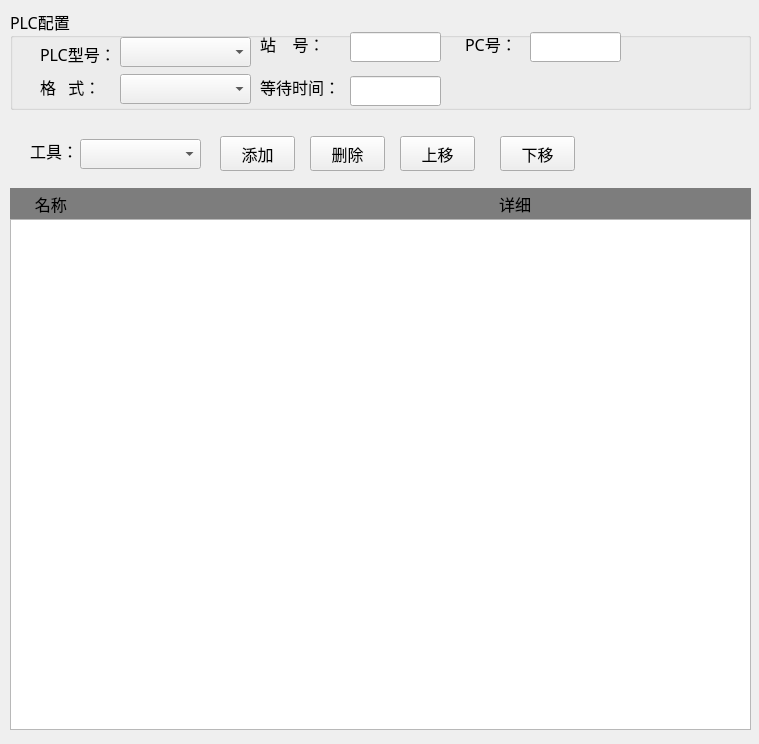
<?xml version="1.0" encoding="UTF-8"?>
<ui version="4.0">
 <class>MitFxPlcWidget</class>
 <widget class="QWidget" name="MitFxPlcWidget">
  <property name="geometry">
   <rect>
    <x>0</x>
    <y>0</y>
    <width>759</width>
    <height>744</height>
   </rect>
  </property>
  <property name="font">
   <font>
    <family>微软雅黑</family>
    <pointsize>12</pointsize>
   </font>
  </property>
  <property name="windowTitle">
   <string>Form</string>
  </property>
  <widget class="QGroupBox" name="groupBox">
   <property name="geometry">
    <rect>
     <x>10</x>
     <y>9</y>
     <width>741</width>
     <height>101</height>
    </rect>
   </property>
   <property name="title">
    <string>PLC配置</string>
   </property>
   <widget class="QComboBox" name="comboBox_form">
    <property name="geometry">
     <rect>
      <x>110</x>
      <y>65</y>
      <width>131</width>
      <height>30</height>
     </rect>
    </property>
   </widget>
   <widget class="QLineEdit" name="lineEdit_station_number">
    <property name="geometry">
     <rect>
      <x>340</x>
      <y>23</y>
      <width>91</width>
      <height>30</height>
     </rect>
    </property>
   </widget>
   <widget class="QLabel" name="label_2">
    <property name="geometry">
     <rect>
      <x>250</x>
      <y>25</y>
      <width>81</width>
      <height>20</height>
     </rect>
    </property>
    <property name="text">
     <string>站    号：</string>
    </property>
   </widget>
   <widget class="QLabel" name="label_5">
    <property name="geometry">
     <rect>
      <x>250</x>
      <y>68</y>
      <width>81</width>
      <height>20</height>
     </rect>
    </property>
    <property name="text">
     <string>等待时间：</string>
    </property>
   </widget>
   <widget class="QLineEdit" name="lineEdit_PC_number">
    <property name="geometry">
     <rect>
      <x>520</x>
      <y>23</y>
      <width>91</width>
      <height>30</height>
     </rect>
    </property>
   </widget>
   <widget class="QLabel" name="label">
    <property name="geometry">
     <rect>
      <x>30</x>
      <y>35</y>
      <width>71</width>
      <height>20</height>
     </rect>
    </property>
    <property name="text">
     <string>PLC型号：</string>
    </property>
   </widget>
   <widget class="QLabel" name="label_4">
    <property name="geometry">
     <rect>
      <x>30</x>
      <y>68</y>
      <width>81</width>
      <height>20</height>
     </rect>
    </property>
    <property name="text">
     <string>格   式：</string>
    </property>
   </widget>
   <widget class="QLineEdit" name="lineEdit_wait_time">
    <property name="geometry">
     <rect>
      <x>340</x>
      <y>67</y>
      <width>91</width>
      <height>30</height>
     </rect>
    </property>
   </widget>
   <widget class="QComboBox" name="comboBox_Model">
    <property name="geometry">
     <rect>
      <x>110</x>
      <y>28</y>
      <width>131</width>
      <height>30</height>
     </rect>
    </property>
   </widget>
   <widget class="QLabel" name="label_3">
    <property name="geometry">
     <rect>
      <x>455</x>
      <y>25</y>
      <width>54</width>
      <height>20</height>
     </rect>
    </property>
    <property name="text">
     <string>PC号：</string>
    </property>
   </widget>
  </widget>
  <widget class="QLabel" name="label_6">
   <property name="geometry">
    <rect>
     <x>10</x>
     <y>188</y>
     <width>741</width>
     <height>31</height>
    </rect>
   </property>
   <property name="font">
    <font>
     <family>微软雅黑</family>
     <pointsize>12</pointsize>
    </font>
   </property>
   <property name="styleSheet">
    <string notr="true">background-color: rgb(125, 125, 125);</string>
   </property>
   <property name="text">
    <string>      名称                                                                                                        详细</string>
   </property>
  </widget>
  <widget class="QListWidget" name="listWidget">
   <property name="geometry">
    <rect>
     <x>10</x>
     <y>219</y>
     <width>741</width>
     <height>511</height>
    </rect>
   </property>
  </widget>
  <widget class="QComboBox" name="comboBox_too_Type">
   <property name="geometry">
    <rect>
     <x>80</x>
     <y>139</y>
     <width>121</width>
     <height>30</height>
    </rect>
   </property>
  </widget>
  <widget class="QLabel" name="label_7">
   <property name="geometry">
    <rect>
     <x>30</x>
     <y>140</y>
     <width>51</width>
     <height>21</height>
    </rect>
   </property>
   <property name="text">
    <string>工具：</string>
   </property>
  </widget>
  <widget class="QPushButton" name="pushButton_Add">
   <property name="geometry">
    <rect>
     <x>220</x>
     <y>136</y>
     <width>75</width>
     <height>35</height>
    </rect>
   </property>
   <property name="text">
    <string>添加</string>
   </property>
  </widget>
  <widget class="QPushButton" name="pushButton_Del">
   <property name="geometry">
    <rect>
     <x>310</x>
     <y>136</y>
     <width>75</width>
     <height>35</height>
    </rect>
   </property>
   <property name="text">
    <string>删除</string>
   </property>
  </widget>
  <widget class="QPushButton" name="pushButton_Up">
   <property name="geometry">
    <rect>
     <x>400</x>
     <y>136</y>
     <width>75</width>
     <height>35</height>
    </rect>
   </property>
   <property name="text">
    <string>上移</string>
   </property>
  </widget>
  <widget class="QPushButton" name="pushButton_Down">
   <property name="geometry">
    <rect>
     <x>500</x>
     <y>136</y>
     <width>75</width>
     <height>35</height>
    </rect>
   </property>
   <property name="text">
    <string>下移</string>
   </property>
  </widget>
 </widget>
 <resources/>
 <connections/>
</ui>
